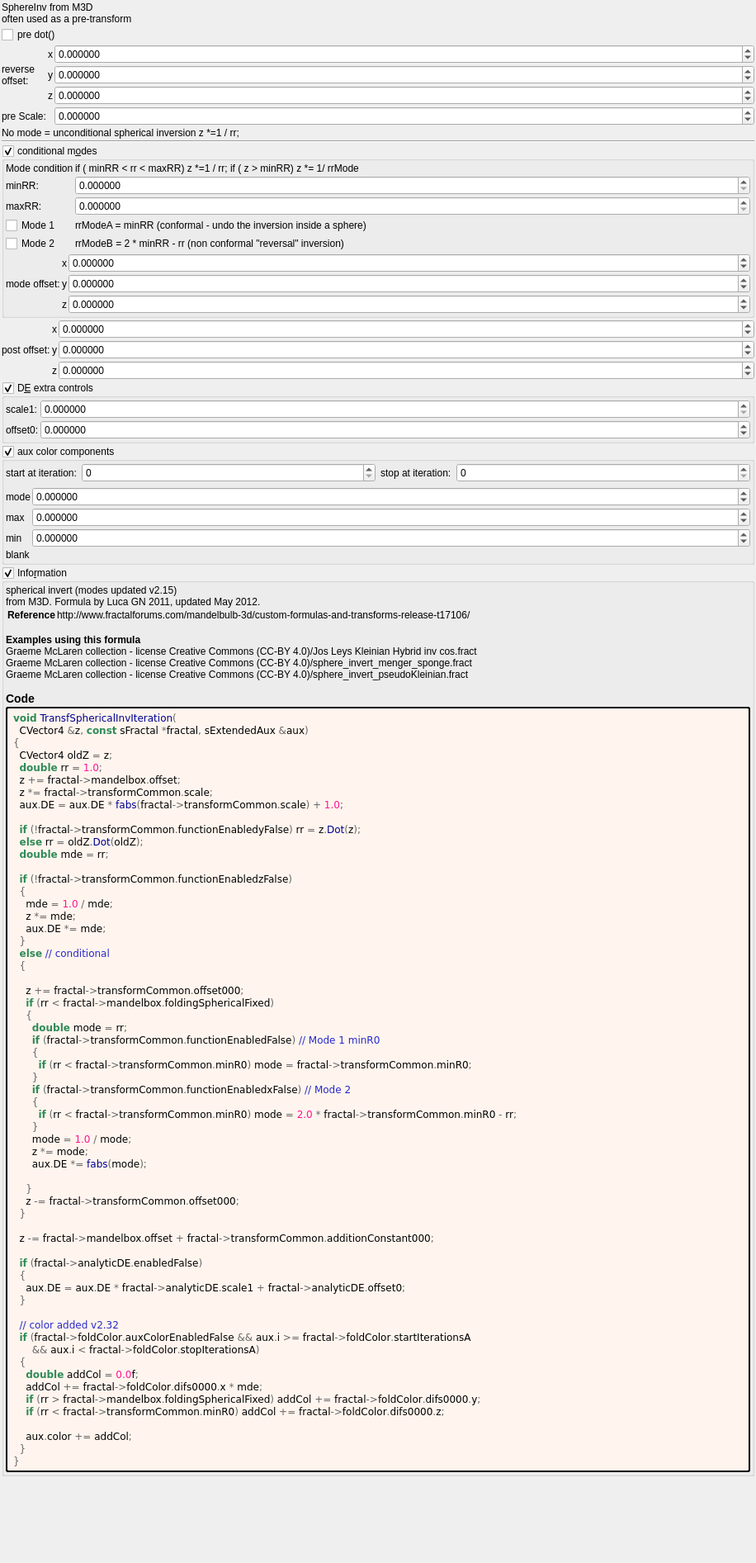
<?xml version="1.0" encoding="UTF-8"?>
<ui version="4.0">
 <class>transf_spherical_inv</class>
 <widget class="QWidget" name="Form">
  <property name="geometry">
   <rect>
    <x>0</x>
    <y>0</y>
    <width>916</width>
    <height>1893</height>
   </rect>
  </property>
  <property name="windowTitle">
   <string notr="true">transf_spherical_inv</string>
  </property>
  <layout class="QVBoxLayout" name="verticalLayout">
   <property name="spacing">
    <number>2</number>
   </property>
   <property name="leftMargin">
    <number>2</number>
   </property>
   <property name="topMargin">
    <number>2</number>
   </property>
   <property name="rightMargin">
    <number>2</number>
   </property>
   <property name="bottomMargin">
    <number>2</number>
   </property>
   <item>
    <widget class="QLabel" name="label_17">
     <property name="text">
      <string>SphereInv from M3D
often used as a pre-transform</string>
     </property>
    </widget>
   </item>
   <item>
    <widget class="MyCheckBox" name="checkBox_transf_function_enabledy_false">
     <property name="text">
      <string>pre dot()</string>
     </property>
    </widget>
   </item>
   <item>
    <layout class="QGridLayout" name="gridLayout_16" columnstretch="0,0,1">
     <property name="spacing">
      <number>2</number>
     </property>
     <item row="3" column="2">
      <widget class="MyDoubleSpinBox" name="spinbox_transf_scale">
       <property name="sizePolicy">
        <sizepolicy hsizetype="Minimum" vsizetype="Maximum">
         <horstretch>0</horstretch>
         <verstretch>0</verstretch>
        </sizepolicy>
       </property>
       <property name="prefix">
        <string/>
       </property>
       <property name="suffix">
        <string/>
       </property>
       <property name="decimals">
        <number>6</number>
       </property>
       <property name="minimum">
        <double>-100000.000000000000000</double>
       </property>
       <property name="maximum">
        <double>100000.000000000000000</double>
       </property>
       <property name="singleStep">
        <double>0.100000000000000</double>
       </property>
      </widget>
     </item>
     <item row="0" column="0" rowspan="3">
      <widget class="QLabel" name="label_15">
       <property name="text">
        <string>reverse
offset:</string>
       </property>
      </widget>
     </item>
     <item row="2" column="1">
      <widget class="QLabel" name="label_117">
       <property name="sizePolicy">
        <sizepolicy hsizetype="Preferred" vsizetype="Preferred">
         <horstretch>0</horstretch>
         <verstretch>0</verstretch>
        </sizepolicy>
       </property>
       <property name="text">
        <string notr="true">z</string>
       </property>
       <property name="alignment">
        <set>Qt::AlignRight|Qt::AlignTrailing|Qt::AlignVCenter</set>
       </property>
      </widget>
     </item>
     <item row="3" column="0">
      <widget class="QLabel" name="label_18">
       <property name="text">
        <string>pre Scale:</string>
       </property>
      </widget>
     </item>
     <item row="0" column="1">
      <widget class="QLabel" name="label_115">
       <property name="sizePolicy">
        <sizepolicy hsizetype="Preferred" vsizetype="Preferred">
         <horstretch>0</horstretch>
         <verstretch>0</verstretch>
        </sizepolicy>
       </property>
       <property name="text">
        <string notr="true">x</string>
       </property>
       <property name="alignment">
        <set>Qt::AlignRight|Qt::AlignTrailing|Qt::AlignVCenter</set>
       </property>
      </widget>
     </item>
     <item row="0" column="2">
      <widget class="MyDoubleSpinBox" name="spinbox3_mandelbox_offset_x">
       <property name="sizePolicy">
        <sizepolicy hsizetype="Minimum" vsizetype="Maximum">
         <horstretch>0</horstretch>
         <verstretch>0</verstretch>
        </sizepolicy>
       </property>
       <property name="prefix">
        <string/>
       </property>
       <property name="suffix">
        <string/>
       </property>
       <property name="decimals">
        <number>6</number>
       </property>
       <property name="minimum">
        <double>-100.000000000000000</double>
       </property>
       <property name="maximum">
        <double>100.000000000000000</double>
       </property>
       <property name="singleStep">
        <double>0.100000000000000</double>
       </property>
      </widget>
     </item>
     <item row="1" column="1">
      <widget class="QLabel" name="label_116">
       <property name="sizePolicy">
        <sizepolicy hsizetype="Preferred" vsizetype="Preferred">
         <horstretch>0</horstretch>
         <verstretch>0</verstretch>
        </sizepolicy>
       </property>
       <property name="text">
        <string notr="true">y</string>
       </property>
       <property name="alignment">
        <set>Qt::AlignRight|Qt::AlignTrailing|Qt::AlignVCenter</set>
       </property>
      </widget>
     </item>
     <item row="2" column="2">
      <widget class="MyDoubleSpinBox" name="spinbox3_mandelbox_offset_z">
       <property name="sizePolicy">
        <sizepolicy hsizetype="Minimum" vsizetype="Maximum">
         <horstretch>0</horstretch>
         <verstretch>0</verstretch>
        </sizepolicy>
       </property>
       <property name="prefix">
        <string/>
       </property>
       <property name="suffix">
        <string/>
       </property>
       <property name="decimals">
        <number>6</number>
       </property>
       <property name="minimum">
        <double>-100.000000000000000</double>
       </property>
       <property name="maximum">
        <double>100.000000000000000</double>
       </property>
       <property name="singleStep">
        <double>0.100000000000000</double>
       </property>
      </widget>
     </item>
     <item row="1" column="2">
      <widget class="MyDoubleSpinBox" name="spinbox3_mandelbox_offset_y">
       <property name="sizePolicy">
        <sizepolicy hsizetype="Minimum" vsizetype="Maximum">
         <horstretch>0</horstretch>
         <verstretch>0</verstretch>
        </sizepolicy>
       </property>
       <property name="prefix">
        <string/>
       </property>
       <property name="suffix">
        <string/>
       </property>
       <property name="decimals">
        <number>6</number>
       </property>
       <property name="minimum">
        <double>-100.000000000000000</double>
       </property>
       <property name="maximum">
        <double>100.000000000000000</double>
       </property>
       <property name="singleStep">
        <double>0.100000000000000</double>
       </property>
      </widget>
     </item>
    </layout>
   </item>
   <item>
    <widget class="QLabel" name="label_19">
     <property name="text">
      <string>No mode = unconditional spherical inversion z *=1 / rr;</string>
     </property>
    </widget>
   </item>
   <item>
    <widget class="Line" name="line_23">
     <property name="orientation">
      <enum>Qt::Horizontal</enum>
     </property>
    </widget>
   </item>
   <item>
    <widget class="MyGroupBox" name="groupCheck_transf_function_enabledz_false">
     <property name="toolTip">
      <string>&lt;html&gt;&lt;head/&gt;&lt;body&gt;&lt;p&gt;Adjusts the DE every time this slot is iterated.&lt;/p&gt;&lt;p&gt;The aim is to keep these parameters as low as possible.&lt;/p&gt;&lt;p&gt;High values improve the DE, but detail is lost.&lt;/p&gt;&lt;p&gt;Occasionally a negative Offset value is used. &lt;/p&gt;&lt;/body&gt;&lt;/html&gt;</string>
     </property>
     <property name="title">
      <string>conditional m&amp;odes</string>
     </property>
     <property name="checkable">
      <bool>true</bool>
     </property>
     <layout class="QVBoxLayout" name="verticalLayout_14" stretch="0,0">
      <property name="spacing">
       <number>2</number>
      </property>
      <property name="leftMargin">
       <number>2</number>
      </property>
      <property name="topMargin">
       <number>2</number>
      </property>
      <property name="rightMargin">
       <number>2</number>
      </property>
      <property name="bottomMargin">
       <number>2</number>
      </property>
      <item>
       <layout class="QGridLayout" name="gridLayout_28" columnstretch="0,0,1">
        <property name="spacing">
         <number>2</number>
        </property>
        <item row="4" column="1">
         <widget class="MyCheckBox" name="checkBox_transf_function_enabledx_false">
          <property name="text">
           <string>Mode 2</string>
          </property>
         </widget>
        </item>
        <item row="0" column="2">
         <widget class="QLabel" name="label_22">
          <property name="text">
           <string>if (  minRR  &lt; rr &lt; maxRR)  z *=1 / rr;
if ( z &gt; minRR) z *= 1/  rrMode</string>
          </property>
         </widget>
        </item>
        <item row="1" column="2">
         <widget class="MyDoubleSpinBox" name="spinbox_transf_minimum_radius_0">
          <property name="sizePolicy">
           <sizepolicy hsizetype="Minimum" vsizetype="Maximum">
            <horstretch>0</horstretch>
            <verstretch>0</verstretch>
           </sizepolicy>
          </property>
          <property name="prefix">
           <string/>
          </property>
          <property name="suffix">
           <string/>
          </property>
          <property name="decimals">
           <number>6</number>
          </property>
          <property name="minimum">
           <double>0.000000000000000</double>
          </property>
          <property name="maximum">
           <double>999.999000000000024</double>
          </property>
          <property name="singleStep">
           <double>0.100000000000000</double>
          </property>
         </widget>
        </item>
        <item row="1" column="1">
         <widget class="QLabel" name="label_47">
          <property name="text">
           <string>minRR:</string>
          </property>
         </widget>
        </item>
        <item row="0" column="1">
         <widget class="QLabel" name="label_23">
          <property name="text">
           <string>Mode condition</string>
          </property>
         </widget>
        </item>
        <item row="2" column="2">
         <widget class="MyDoubleSpinBox" name="spinbox_mandelbox_folding_fixed_radius">
          <property name="sizePolicy">
           <sizepolicy hsizetype="Minimum" vsizetype="Maximum">
            <horstretch>0</horstretch>
            <verstretch>0</verstretch>
           </sizepolicy>
          </property>
          <property name="prefix">
           <string/>
          </property>
          <property name="suffix">
           <string/>
          </property>
          <property name="decimals">
           <number>6</number>
          </property>
          <property name="minimum">
           <double>0.000000000000000</double>
          </property>
          <property name="maximum">
           <double>999.999000000000024</double>
          </property>
          <property name="singleStep">
           <double>0.100000000000000</double>
          </property>
         </widget>
        </item>
        <item row="3" column="2">
         <widget class="QLabel" name="label_21">
          <property name="text">
           <string>rrModeA = minRR (conformal - undo the inversion inside a sphere)</string>
          </property>
          <property name="wordWrap">
           <bool>true</bool>
          </property>
         </widget>
        </item>
        <item row="2" column="1">
         <widget class="QLabel" name="label_16">
          <property name="text">
           <string>maxRR:</string>
          </property>
         </widget>
        </item>
        <item row="4" column="2">
         <widget class="QLabel" name="label_48">
          <property name="text">
           <string>rrModeB = 2 * minRR - rr (non conformal &quot;reversal&quot; inversion)</string>
          </property>
          <property name="wordWrap">
           <bool>true</bool>
          </property>
         </widget>
        </item>
        <item row="3" column="1">
         <widget class="MyCheckBox" name="checkBox_transf_function_enabled_false">
          <property name="text">
           <string>Mode 1</string>
          </property>
         </widget>
        </item>
       </layout>
      </item>
      <item>
       <layout class="QGridLayout" name="gridLayout_35" columnstretch="0,0,1">
        <property name="spacing">
         <number>2</number>
        </property>
        <item row="0" column="1">
         <widget class="QLabel" name="label_125">
          <property name="text">
           <string notr="true">x</string>
          </property>
         </widget>
        </item>
        <item row="0" column="2">
         <widget class="MyDoubleSpinBox" name="spinbox3_transf_offset_000_x">
          <property name="sizePolicy">
           <sizepolicy hsizetype="Minimum" vsizetype="Maximum">
            <horstretch>0</horstretch>
            <verstretch>0</verstretch>
           </sizepolicy>
          </property>
          <property name="prefix">
           <string/>
          </property>
          <property name="suffix">
           <string/>
          </property>
          <property name="decimals">
           <number>6</number>
          </property>
          <property name="minimum">
           <double>-99.989999999999995</double>
          </property>
          <property name="maximum">
           <double>99.989999999999995</double>
          </property>
          <property name="singleStep">
           <double>0.100000000000000</double>
          </property>
         </widget>
        </item>
        <item row="1" column="1">
         <widget class="QLabel" name="label_124">
          <property name="text">
           <string notr="true">y</string>
          </property>
         </widget>
        </item>
        <item row="2" column="2">
         <widget class="MyDoubleSpinBox" name="spinbox3_transf_offset_000_z">
          <property name="sizePolicy">
           <sizepolicy hsizetype="Minimum" vsizetype="Maximum">
            <horstretch>0</horstretch>
            <verstretch>0</verstretch>
           </sizepolicy>
          </property>
          <property name="prefix">
           <string/>
          </property>
          <property name="suffix">
           <string/>
          </property>
          <property name="decimals">
           <number>6</number>
          </property>
          <property name="minimum">
           <double>-99.989999999999995</double>
          </property>
          <property name="maximum">
           <double>99.989999999999995</double>
          </property>
          <property name="singleStep">
           <double>0.100000000000000</double>
          </property>
         </widget>
        </item>
        <item row="2" column="1">
         <widget class="QLabel" name="label_126">
          <property name="text">
           <string notr="true">z</string>
          </property>
         </widget>
        </item>
        <item row="1" column="2">
         <widget class="MyDoubleSpinBox" name="spinbox3_transf_offset_000_y">
          <property name="sizePolicy">
           <sizepolicy hsizetype="Minimum" vsizetype="Maximum">
            <horstretch>0</horstretch>
            <verstretch>0</verstretch>
           </sizepolicy>
          </property>
          <property name="prefix">
           <string/>
          </property>
          <property name="suffix">
           <string/>
          </property>
          <property name="decimals">
           <number>6</number>
          </property>
          <property name="minimum">
           <double>-99.989999999999995</double>
          </property>
          <property name="maximum">
           <double>99.989999999999995</double>
          </property>
          <property name="singleStep">
           <double>0.100000000000000</double>
          </property>
         </widget>
        </item>
        <item row="1" column="0">
         <widget class="QLabel" name="label_257">
          <property name="text">
           <string>mode offset:</string>
          </property>
         </widget>
        </item>
       </layout>
      </item>
     </layout>
    </widget>
   </item>
   <item>
    <layout class="QGridLayout" name="gridLayout_34" columnstretch="0,0,1">
     <property name="spacing">
      <number>2</number>
     </property>
     <item row="1" column="0">
      <widget class="QLabel" name="label_256">
       <property name="text">
        <string>post offset:</string>
       </property>
      </widget>
     </item>
     <item row="1" column="1">
      <widget class="QLabel" name="label_122">
       <property name="text">
        <string notr="true">y</string>
       </property>
      </widget>
     </item>
     <item row="0" column="1">
      <widget class="QLabel" name="label_121">
       <property name="text">
        <string notr="true">x</string>
       </property>
      </widget>
     </item>
     <item row="0" column="2">
      <widget class="MyDoubleSpinBox" name="spinbox3_transf_addition_constant_x">
       <property name="sizePolicy">
        <sizepolicy hsizetype="Minimum" vsizetype="Maximum">
         <horstretch>0</horstretch>
         <verstretch>0</verstretch>
        </sizepolicy>
       </property>
       <property name="prefix">
        <string/>
       </property>
       <property name="suffix">
        <string/>
       </property>
       <property name="decimals">
        <number>6</number>
       </property>
       <property name="minimum">
        <double>-99.989999999999995</double>
       </property>
       <property name="maximum">
        <double>99.989999999999995</double>
       </property>
       <property name="singleStep">
        <double>0.100000000000000</double>
       </property>
      </widget>
     </item>
     <item row="1" column="2">
      <widget class="MyDoubleSpinBox" name="spinbox3_transf_addition_constant_y">
       <property name="sizePolicy">
        <sizepolicy hsizetype="Minimum" vsizetype="Maximum">
         <horstretch>0</horstretch>
         <verstretch>0</verstretch>
        </sizepolicy>
       </property>
       <property name="prefix">
        <string/>
       </property>
       <property name="suffix">
        <string/>
       </property>
       <property name="decimals">
        <number>6</number>
       </property>
       <property name="minimum">
        <double>-99.989999999999995</double>
       </property>
       <property name="maximum">
        <double>99.989999999999995</double>
       </property>
       <property name="singleStep">
        <double>0.100000000000000</double>
       </property>
      </widget>
     </item>
     <item row="2" column="2">
      <widget class="MyDoubleSpinBox" name="spinbox3_transf_addition_constant_z">
       <property name="sizePolicy">
        <sizepolicy hsizetype="Minimum" vsizetype="Maximum">
         <horstretch>0</horstretch>
         <verstretch>0</verstretch>
        </sizepolicy>
       </property>
       <property name="prefix">
        <string/>
       </property>
       <property name="suffix">
        <string/>
       </property>
       <property name="decimals">
        <number>6</number>
       </property>
       <property name="minimum">
        <double>-99.989999999999995</double>
       </property>
       <property name="maximum">
        <double>99.989999999999995</double>
       </property>
       <property name="singleStep">
        <double>0.100000000000000</double>
       </property>
      </widget>
     </item>
     <item row="2" column="1">
      <widget class="QLabel" name="label_123">
       <property name="text">
        <string notr="true">z</string>
       </property>
      </widget>
     </item>
    </layout>
   </item>
   <item>
    <widget class="MyGroupBox" name="groupCheck_analyticDE_enabled_false">
     <property name="toolTip">
      <string>&lt;html&gt;&lt;head/&gt;&lt;body&gt;&lt;p&gt;Adjusts the DE every time this slot is iterated.&lt;/p&gt;&lt;p&gt;The aim is to keep these parameters as low as possible.&lt;/p&gt;&lt;p&gt;High values improve the DE, but detail is lost.&lt;/p&gt;&lt;p&gt;Occasionally a negative Offset value is used. &lt;/p&gt;&lt;/body&gt;&lt;/html&gt;</string>
     </property>
     <property name="title">
      <string>D&amp;E extra controls</string>
     </property>
     <property name="checkable">
      <bool>true</bool>
     </property>
     <layout class="QVBoxLayout" name="verticalLayout_13" stretch="0">
      <property name="spacing">
       <number>2</number>
      </property>
      <property name="leftMargin">
       <number>2</number>
      </property>
      <property name="topMargin">
       <number>2</number>
      </property>
      <property name="rightMargin">
       <number>2</number>
      </property>
      <property name="bottomMargin">
       <number>2</number>
      </property>
      <item>
       <layout class="QGridLayout" name="gridLayout_27" columnstretch="0,0,1">
        <property name="spacing">
         <number>2</number>
        </property>
        <item row="1" column="1">
         <widget class="QLabel" name="label_177">
          <property name="text">
           <string>offset0:</string>
          </property>
         </widget>
        </item>
        <item row="1" column="2">
         <widget class="MyDoubleSpinBox" name="spinbox_analyticDE_offset_0">
          <property name="sizePolicy">
           <sizepolicy hsizetype="Minimum" vsizetype="Maximum">
            <horstretch>0</horstretch>
            <verstretch>0</verstretch>
           </sizepolicy>
          </property>
          <property name="prefix">
           <string/>
          </property>
          <property name="suffix">
           <string/>
          </property>
          <property name="decimals">
           <number>6</number>
          </property>
          <property name="minimum">
           <double>-99.989999999999995</double>
          </property>
          <property name="maximum">
           <double>99.989999999999995</double>
          </property>
          <property name="singleStep">
           <double>0.100000000000000</double>
          </property>
         </widget>
        </item>
        <item row="0" column="2">
         <widget class="MyDoubleSpinBox" name="spinbox_analyticDE_scale_1">
          <property name="sizePolicy">
           <sizepolicy hsizetype="Minimum" vsizetype="Maximum">
            <horstretch>0</horstretch>
            <verstretch>0</verstretch>
           </sizepolicy>
          </property>
          <property name="prefix">
           <string/>
          </property>
          <property name="suffix">
           <string/>
          </property>
          <property name="decimals">
           <number>6</number>
          </property>
          <property name="minimum">
           <double>0.000000000000000</double>
          </property>
          <property name="maximum">
           <double>99.989999999999995</double>
          </property>
          <property name="singleStep">
           <double>0.100000000000000</double>
          </property>
         </widget>
        </item>
        <item row="0" column="1">
         <widget class="QLabel" name="label_182">
          <property name="text">
           <string>scale1:</string>
          </property>
         </widget>
        </item>
       </layout>
      </item>
     </layout>
    </widget>
   </item>
   <item>
    <widget class="MyGroupBox" name="groupCheck_fold_color_aux_color_enabled_false">
     <property name="title">
      <string>aux color components</string>
     </property>
     <property name="checkable">
      <bool>true</bool>
     </property>
     <layout class="QVBoxLayout" name="verticalLayout_10">
      <property name="leftMargin">
       <number>2</number>
      </property>
      <property name="topMargin">
       <number>2</number>
      </property>
      <property name="rightMargin">
       <number>2</number>
      </property>
      <property name="bottomMargin">
       <number>2</number>
      </property>
      <item>
       <layout class="QHBoxLayout" name="horizontalLayout_26" stretch="0,1,0,1">
        <item>
         <widget class="QLabel" name="label_105">
          <property name="text">
           <string>start at iteration:</string>
          </property>
         </widget>
        </item>
        <item>
         <widget class="MySpinBox" name="spinboxInt_fold_color_start_iterations_A">
          <property name="sizePolicy">
           <sizepolicy hsizetype="Minimum" vsizetype="Maximum">
            <horstretch>0</horstretch>
            <verstretch>0</verstretch>
           </sizepolicy>
          </property>
          <property name="minimum">
           <number>0</number>
          </property>
          <property name="maximum">
           <number>999</number>
          </property>
          <property name="value">
           <number>0</number>
          </property>
         </widget>
        </item>
        <item>
         <widget class="QLabel" name="label_81">
          <property name="text">
           <string>stop at iteration:</string>
          </property>
         </widget>
        </item>
        <item>
         <widget class="MySpinBox" name="spinboxInt_fold_color_stop_iterations_A">
          <property name="sizePolicy">
           <sizepolicy hsizetype="Preferred" vsizetype="Maximum">
            <horstretch>0</horstretch>
            <verstretch>0</verstretch>
           </sizepolicy>
          </property>
          <property name="maximum">
           <number>999</number>
          </property>
         </widget>
        </item>
       </layout>
      </item>
      <item>
       <layout class="QGridLayout" name="gridLayout_18" columnstretch="0,1">
        <property name="spacing">
         <number>2</number>
        </property>
        <item row="0" column="1">
         <widget class="MyDoubleSpinBox" name="spinbox4_fold_color_difs_0000_x">
          <property name="sizePolicy">
           <sizepolicy hsizetype="Minimum" vsizetype="Maximum">
            <horstretch>0</horstretch>
            <verstretch>0</verstretch>
           </sizepolicy>
          </property>
          <property name="prefix">
           <string/>
          </property>
          <property name="suffix">
           <string/>
          </property>
          <property name="decimals">
           <number>6</number>
          </property>
          <property name="minimum">
           <double>-100.000000000000000</double>
          </property>
          <property name="maximum">
           <double>100.000000000000000</double>
          </property>
          <property name="singleStep">
           <double>0.100000000000000</double>
          </property>
         </widget>
        </item>
        <item row="1" column="1">
         <widget class="MyDoubleSpinBox" name="spinbox4_fold_color_difs_0000_y">
          <property name="sizePolicy">
           <sizepolicy hsizetype="Minimum" vsizetype="Maximum">
            <horstretch>0</horstretch>
            <verstretch>0</verstretch>
           </sizepolicy>
          </property>
          <property name="prefix">
           <string/>
          </property>
          <property name="suffix">
           <string/>
          </property>
          <property name="decimals">
           <number>6</number>
          </property>
          <property name="minimum">
           <double>-100.000000000000000</double>
          </property>
          <property name="maximum">
           <double>100.000000000000000</double>
          </property>
          <property name="singleStep">
           <double>0.100000000000000</double>
          </property>
         </widget>
        </item>
        <item row="1" column="0">
         <widget class="QLabel" name="label_39">
          <property name="text">
           <string>max</string>
          </property>
         </widget>
        </item>
        <item row="0" column="0">
         <widget class="QLabel" name="label_31">
          <property name="text">
           <string>mode</string>
          </property>
         </widget>
        </item>
        <item row="2" column="1">
         <widget class="MyDoubleSpinBox" name="spinbox4_fold_color_difs_0000_z">
          <property name="sizePolicy">
           <sizepolicy hsizetype="Minimum" vsizetype="Maximum">
            <horstretch>0</horstretch>
            <verstretch>0</verstretch>
           </sizepolicy>
          </property>
          <property name="prefix">
           <string/>
          </property>
          <property name="suffix">
           <string/>
          </property>
          <property name="decimals">
           <number>6</number>
          </property>
          <property name="minimum">
           <double>-100.000000000000000</double>
          </property>
          <property name="maximum">
           <double>100.000000000000000</double>
          </property>
          <property name="singleStep">
           <double>0.100000000000000</double>
          </property>
         </widget>
        </item>
        <item row="3" column="0">
         <widget class="QLabel" name="label_32">
          <property name="text">
           <string>blank</string>
          </property>
         </widget>
        </item>
        <item row="2" column="0">
         <widget class="QLabel" name="label_33">
          <property name="text">
           <string>min</string>
          </property>
         </widget>
        </item>
       </layout>
      </item>
     </layout>
    </widget>
   </item>
   <item>
    <widget class="MyGroupBox" name="groupCheck_info">
     <property name="title">
      <string>Info&amp;rmation</string>
     </property>
     <property name="flat">
      <bool>false</bool>
     </property>
     <property name="checkable">
      <bool>true</bool>
     </property>
     <layout class="QVBoxLayout" name="verticalLayout_2">
      <property name="spacing">
       <number>2</number>
      </property>
      <property name="leftMargin">
       <number>2</number>
      </property>
      <property name="topMargin">
       <number>2</number>
      </property>
      <property name="rightMargin">
       <number>2</number>
      </property>
      <property name="bottomMargin">
       <number>2</number>
      </property>
      <item>
       <widget class="QLabel" name="label_information_general">
        <property name="text">
         <string notr="true">&lt;p&gt;spherical invert (modes updated v2.15)&lt;br&gt;from M3D. Formula by Luca GN 2011, updated May 2012.&lt;/p&gt;&lt;table&gt;
&lt;tr&gt;&lt;th&gt;Reference&lt;/th&gt;&lt;td&gt;http://www.fractalforums.com/mandelbulb-3d/custom-formulas-and-transforms-release-t17106/&lt;br&gt;
&lt;/td&gt;&lt;/tr&gt;
&lt;/table&gt;
&lt;br&gt;&lt;b&gt;Examples using this formula&lt;/b&gt;&lt;br&gt;Graeme McLaren  collection - license Creative Commons  (CC-BY 4.0)/Jos Leys Kleinian Hybrid inv cos.fract&lt;br&gt;Graeme McLaren  collection - license Creative Commons  (CC-BY 4.0)/sphere_invert_menger_sponge.fract&lt;br&gt;Graeme McLaren  collection - license Creative Commons  (CC-BY 4.0)/sphere_invert_pseudoKleinian.fract&lt;h3&gt;Code&lt;/h3&gt;</string>
        </property>
        <property name="wordWrap">
         <bool>true</bool>
        </property>
        <property name="openExternalLinks">
         <bool>true</bool>
        </property>
        <property name="textInteractionFlags">
         <set>Qt::LinksAccessibleByMouse|Qt::TextSelectableByMouse</set>
        </property>
       </widget>
      </item>
      <item>
       <widget class="QLabel" name="label_code_content">
        <property name="styleSheet">
         <string notr="true">border-style: outset; border-width: 2px; border-radius: 3px; border-color: black; background-color: #fff5ee; padding: 4px;</string>
        </property>
        <property name="text">
         <string notr="true">&lt;body style=&quot;background-color:#fff5ee&quot;&gt;
&lt;pre style=&quot;color:#000000; background-color:#fff5ee;  font-family:&#039;Courier New&#039;,monospace;white-space: pre-wrap;&quot;&gt;&lt;span style=&quot;color:#2e8b57; font-weight:bold&quot;&gt;void&lt;/span&gt; &lt;span style=&quot;color:#00008f&quot;&gt;TransfSphericalInvIteration&lt;/span&gt;&lt;span style=&quot;color:#676767&quot;&gt;(&lt;/span&gt;
  CVector4 &lt;span style=&quot;color:#676767&quot;&gt;&amp;amp;&lt;/span&gt;z&lt;span style=&quot;color:#676767&quot;&gt;,&lt;/span&gt; &lt;span style=&quot;color:#2e8b57; font-weight:bold&quot;&gt;const&lt;/span&gt; sFractal &lt;span style=&quot;color:#676767&quot;&gt;*&lt;/span&gt;fractal&lt;span style=&quot;color:#676767&quot;&gt;,&lt;/span&gt; sExtendedAux &lt;span style=&quot;color:#676767&quot;&gt;&amp;amp;&lt;/span&gt;aux&lt;span style=&quot;color:#676767&quot;&gt;)&lt;/span&gt;
&lt;span style=&quot;color:#676767&quot;&gt;{&lt;/span&gt;
  CVector4 oldZ &lt;span style=&quot;color:#676767&quot;&gt;=&lt;/span&gt; z&lt;span style=&quot;color:#676767&quot;&gt;;&lt;/span&gt;
  &lt;span style=&quot;color:#2e8b57; font-weight:bold&quot;&gt;double&lt;/span&gt; rr &lt;span style=&quot;color:#676767&quot;&gt;=&lt;/span&gt; &lt;span style=&quot;color:#ff1493&quot;&gt;1.0&lt;/span&gt;&lt;span style=&quot;color:#676767&quot;&gt;;&lt;/span&gt;
  z &lt;span style=&quot;color:#676767&quot;&gt;+=&lt;/span&gt; fractal&lt;span style=&quot;color:#676767&quot;&gt;-&amp;gt;&lt;/span&gt;mandelbox&lt;span style=&quot;color:#676767&quot;&gt;.&lt;/span&gt;offset&lt;span style=&quot;color:#676767&quot;&gt;;&lt;/span&gt;
  z &lt;span style=&quot;color:#676767&quot;&gt;*=&lt;/span&gt; fractal&lt;span style=&quot;color:#676767&quot;&gt;-&amp;gt;&lt;/span&gt;transformCommon&lt;span style=&quot;color:#676767&quot;&gt;.&lt;/span&gt;scale&lt;span style=&quot;color:#676767&quot;&gt;;&lt;/span&gt;
  aux&lt;span style=&quot;color:#676767&quot;&gt;.&lt;/span&gt;DE &lt;span style=&quot;color:#676767&quot;&gt;=&lt;/span&gt; aux&lt;span style=&quot;color:#676767&quot;&gt;.&lt;/span&gt;DE &lt;span style=&quot;color:#676767&quot;&gt;*&lt;/span&gt; &lt;span style=&quot;color:#00008f&quot;&gt;fabs&lt;/span&gt;&lt;span style=&quot;color:#676767&quot;&gt;(&lt;/span&gt;fractal&lt;span style=&quot;color:#676767&quot;&gt;-&amp;gt;&lt;/span&gt;transformCommon&lt;span style=&quot;color:#676767&quot;&gt;.&lt;/span&gt;scale&lt;span style=&quot;color:#676767&quot;&gt;) +&lt;/span&gt; &lt;span style=&quot;color:#ff1493&quot;&gt;1.0&lt;/span&gt;&lt;span style=&quot;color:#676767&quot;&gt;;&lt;/span&gt;

  &lt;span style=&quot;color:#2e8b57; font-weight:bold&quot;&gt;if&lt;/span&gt; &lt;span style=&quot;color:#676767&quot;&gt;(!&lt;/span&gt;fractal&lt;span style=&quot;color:#676767&quot;&gt;-&amp;gt;&lt;/span&gt;transformCommon&lt;span style=&quot;color:#676767&quot;&gt;.&lt;/span&gt;functionEnabledyFalse&lt;span style=&quot;color:#676767&quot;&gt;)&lt;/span&gt; rr &lt;span style=&quot;color:#676767&quot;&gt;=&lt;/span&gt; z&lt;span style=&quot;color:#676767&quot;&gt;.&lt;/span&gt;&lt;span style=&quot;color:#00008f&quot;&gt;Dot&lt;/span&gt;&lt;span style=&quot;color:#676767&quot;&gt;(&lt;/span&gt;z&lt;span style=&quot;color:#676767&quot;&gt;);&lt;/span&gt;
  &lt;span style=&quot;color:#2e8b57; font-weight:bold&quot;&gt;else&lt;/span&gt; rr &lt;span style=&quot;color:#676767&quot;&gt;=&lt;/span&gt; oldZ&lt;span style=&quot;color:#676767&quot;&gt;.&lt;/span&gt;&lt;span style=&quot;color:#00008f&quot;&gt;Dot&lt;/span&gt;&lt;span style=&quot;color:#676767&quot;&gt;(&lt;/span&gt;oldZ&lt;span style=&quot;color:#676767&quot;&gt;);&lt;/span&gt;
  &lt;span style=&quot;color:#2e8b57; font-weight:bold&quot;&gt;double&lt;/span&gt; mde &lt;span style=&quot;color:#676767&quot;&gt;=&lt;/span&gt; rr&lt;span style=&quot;color:#676767&quot;&gt;;&lt;/span&gt;

  &lt;span style=&quot;color:#2e8b57; font-weight:bold&quot;&gt;if&lt;/span&gt; &lt;span style=&quot;color:#676767&quot;&gt;(!&lt;/span&gt;fractal&lt;span style=&quot;color:#676767&quot;&gt;-&amp;gt;&lt;/span&gt;transformCommon&lt;span style=&quot;color:#676767&quot;&gt;.&lt;/span&gt;functionEnabledzFalse&lt;span style=&quot;color:#676767&quot;&gt;)&lt;/span&gt;
  &lt;span style=&quot;color:#676767&quot;&gt;{&lt;/span&gt;
    mde &lt;span style=&quot;color:#676767&quot;&gt;=&lt;/span&gt; &lt;span style=&quot;color:#ff1493&quot;&gt;1.0&lt;/span&gt; &lt;span style=&quot;color:#676767&quot;&gt;/&lt;/span&gt; mde&lt;span style=&quot;color:#676767&quot;&gt;;&lt;/span&gt;
    z &lt;span style=&quot;color:#676767&quot;&gt;*=&lt;/span&gt; mde&lt;span style=&quot;color:#676767&quot;&gt;;&lt;/span&gt;
    aux&lt;span style=&quot;color:#676767&quot;&gt;.&lt;/span&gt;DE &lt;span style=&quot;color:#676767&quot;&gt;*=&lt;/span&gt; mde&lt;span style=&quot;color:#676767&quot;&gt;;&lt;/span&gt;
  &lt;span style=&quot;color:#676767&quot;&gt;}&lt;/span&gt;
  &lt;span style=&quot;color:#2e8b57; font-weight:bold&quot;&gt;else&lt;/span&gt; &lt;span style=&quot;color:#2929cc&quot;&gt;// conditional&lt;/span&gt;
  &lt;span style=&quot;color:#676767&quot;&gt;{&lt;/span&gt;

    z &lt;span style=&quot;color:#676767&quot;&gt;+=&lt;/span&gt; fractal&lt;span style=&quot;color:#676767&quot;&gt;-&amp;gt;&lt;/span&gt;transformCommon&lt;span style=&quot;color:#676767&quot;&gt;.&lt;/span&gt;offset000&lt;span style=&quot;color:#676767&quot;&gt;;&lt;/span&gt;
    &lt;span style=&quot;color:#2e8b57; font-weight:bold&quot;&gt;if&lt;/span&gt; &lt;span style=&quot;color:#676767&quot;&gt;(&lt;/span&gt;rr &lt;span style=&quot;color:#676767&quot;&gt;&amp;lt;&lt;/span&gt; fractal&lt;span style=&quot;color:#676767&quot;&gt;-&amp;gt;&lt;/span&gt;mandelbox&lt;span style=&quot;color:#676767&quot;&gt;.&lt;/span&gt;foldingSphericalFixed&lt;span style=&quot;color:#676767&quot;&gt;)&lt;/span&gt;
    &lt;span style=&quot;color:#676767&quot;&gt;{&lt;/span&gt;
      &lt;span style=&quot;color:#2e8b57; font-weight:bold&quot;&gt;double&lt;/span&gt; mode &lt;span style=&quot;color:#676767&quot;&gt;=&lt;/span&gt; rr&lt;span style=&quot;color:#676767&quot;&gt;;&lt;/span&gt;
      &lt;span style=&quot;color:#2e8b57; font-weight:bold&quot;&gt;if&lt;/span&gt; &lt;span style=&quot;color:#676767&quot;&gt;(&lt;/span&gt;fractal&lt;span style=&quot;color:#676767&quot;&gt;-&amp;gt;&lt;/span&gt;transformCommon&lt;span style=&quot;color:#676767&quot;&gt;.&lt;/span&gt;functionEnabledFalse&lt;span style=&quot;color:#676767&quot;&gt;)&lt;/span&gt; &lt;span style=&quot;color:#2929cc&quot;&gt;// Mode 1 minR0&lt;/span&gt;
      &lt;span style=&quot;color:#676767&quot;&gt;{&lt;/span&gt;
        &lt;span style=&quot;color:#2e8b57; font-weight:bold&quot;&gt;if&lt;/span&gt; &lt;span style=&quot;color:#676767&quot;&gt;(&lt;/span&gt;rr &lt;span style=&quot;color:#676767&quot;&gt;&amp;lt;&lt;/span&gt; fractal&lt;span style=&quot;color:#676767&quot;&gt;-&amp;gt;&lt;/span&gt;transformCommon&lt;span style=&quot;color:#676767&quot;&gt;.&lt;/span&gt;minR0&lt;span style=&quot;color:#676767&quot;&gt;)&lt;/span&gt; mode &lt;span style=&quot;color:#676767&quot;&gt;=&lt;/span&gt; fractal&lt;span style=&quot;color:#676767&quot;&gt;-&amp;gt;&lt;/span&gt;transformCommon&lt;span style=&quot;color:#676767&quot;&gt;.&lt;/span&gt;minR0&lt;span style=&quot;color:#676767&quot;&gt;;&lt;/span&gt;
      &lt;span style=&quot;color:#676767&quot;&gt;}&lt;/span&gt;
      &lt;span style=&quot;color:#2e8b57; font-weight:bold&quot;&gt;if&lt;/span&gt; &lt;span style=&quot;color:#676767&quot;&gt;(&lt;/span&gt;fractal&lt;span style=&quot;color:#676767&quot;&gt;-&amp;gt;&lt;/span&gt;transformCommon&lt;span style=&quot;color:#676767&quot;&gt;.&lt;/span&gt;functionEnabledxFalse&lt;span style=&quot;color:#676767&quot;&gt;)&lt;/span&gt; &lt;span style=&quot;color:#2929cc&quot;&gt;// Mode 2&lt;/span&gt;
      &lt;span style=&quot;color:#676767&quot;&gt;{&lt;/span&gt;
        &lt;span style=&quot;color:#2e8b57; font-weight:bold&quot;&gt;if&lt;/span&gt; &lt;span style=&quot;color:#676767&quot;&gt;(&lt;/span&gt;rr &lt;span style=&quot;color:#676767&quot;&gt;&amp;lt;&lt;/span&gt; fractal&lt;span style=&quot;color:#676767&quot;&gt;-&amp;gt;&lt;/span&gt;transformCommon&lt;span style=&quot;color:#676767&quot;&gt;.&lt;/span&gt;minR0&lt;span style=&quot;color:#676767&quot;&gt;)&lt;/span&gt; mode &lt;span style=&quot;color:#676767&quot;&gt;=&lt;/span&gt; &lt;span style=&quot;color:#ff1493&quot;&gt;2.0&lt;/span&gt; &lt;span style=&quot;color:#676767&quot;&gt;*&lt;/span&gt; fractal&lt;span style=&quot;color:#676767&quot;&gt;-&amp;gt;&lt;/span&gt;transformCommon&lt;span style=&quot;color:#676767&quot;&gt;.&lt;/span&gt;minR0 &lt;span style=&quot;color:#676767&quot;&gt;-&lt;/span&gt; rr&lt;span style=&quot;color:#676767&quot;&gt;;&lt;/span&gt;
      &lt;span style=&quot;color:#676767&quot;&gt;}&lt;/span&gt;
      mode &lt;span style=&quot;color:#676767&quot;&gt;=&lt;/span&gt; &lt;span style=&quot;color:#ff1493&quot;&gt;1.0&lt;/span&gt; &lt;span style=&quot;color:#676767&quot;&gt;/&lt;/span&gt; mode&lt;span style=&quot;color:#676767&quot;&gt;;&lt;/span&gt;
      z &lt;span style=&quot;color:#676767&quot;&gt;*=&lt;/span&gt; mode&lt;span style=&quot;color:#676767&quot;&gt;;&lt;/span&gt;
      aux&lt;span style=&quot;color:#676767&quot;&gt;.&lt;/span&gt;DE &lt;span style=&quot;color:#676767&quot;&gt;*=&lt;/span&gt; &lt;span style=&quot;color:#00008f&quot;&gt;fabs&lt;/span&gt;&lt;span style=&quot;color:#676767&quot;&gt;(&lt;/span&gt;mode&lt;span style=&quot;color:#676767&quot;&gt;);&lt;/span&gt;

    &lt;span style=&quot;color:#676767&quot;&gt;}&lt;/span&gt;
    z &lt;span style=&quot;color:#676767&quot;&gt;-=&lt;/span&gt; fractal&lt;span style=&quot;color:#676767&quot;&gt;-&amp;gt;&lt;/span&gt;transformCommon&lt;span style=&quot;color:#676767&quot;&gt;.&lt;/span&gt;offset000&lt;span style=&quot;color:#676767&quot;&gt;;&lt;/span&gt;
  &lt;span style=&quot;color:#676767&quot;&gt;}&lt;/span&gt;

  z &lt;span style=&quot;color:#676767&quot;&gt;-=&lt;/span&gt; fractal&lt;span style=&quot;color:#676767&quot;&gt;-&amp;gt;&lt;/span&gt;mandelbox&lt;span style=&quot;color:#676767&quot;&gt;.&lt;/span&gt;offset &lt;span style=&quot;color:#676767&quot;&gt;+&lt;/span&gt; fractal&lt;span style=&quot;color:#676767&quot;&gt;-&amp;gt;&lt;/span&gt;transformCommon&lt;span style=&quot;color:#676767&quot;&gt;.&lt;/span&gt;additionConstant000&lt;span style=&quot;color:#676767&quot;&gt;;&lt;/span&gt;

  &lt;span style=&quot;color:#2e8b57; font-weight:bold&quot;&gt;if&lt;/span&gt; &lt;span style=&quot;color:#676767&quot;&gt;(&lt;/span&gt;fractal&lt;span style=&quot;color:#676767&quot;&gt;-&amp;gt;&lt;/span&gt;analyticDE&lt;span style=&quot;color:#676767&quot;&gt;.&lt;/span&gt;enabledFalse&lt;span style=&quot;color:#676767&quot;&gt;)&lt;/span&gt;
  &lt;span style=&quot;color:#676767&quot;&gt;{&lt;/span&gt;
    aux&lt;span style=&quot;color:#676767&quot;&gt;.&lt;/span&gt;DE &lt;span style=&quot;color:#676767&quot;&gt;=&lt;/span&gt; aux&lt;span style=&quot;color:#676767&quot;&gt;.&lt;/span&gt;DE &lt;span style=&quot;color:#676767&quot;&gt;*&lt;/span&gt; fractal&lt;span style=&quot;color:#676767&quot;&gt;-&amp;gt;&lt;/span&gt;analyticDE&lt;span style=&quot;color:#676767&quot;&gt;.&lt;/span&gt;scale1 &lt;span style=&quot;color:#676767&quot;&gt;+&lt;/span&gt; fractal&lt;span style=&quot;color:#676767&quot;&gt;-&amp;gt;&lt;/span&gt;analyticDE&lt;span style=&quot;color:#676767&quot;&gt;.&lt;/span&gt;offset0&lt;span style=&quot;color:#676767&quot;&gt;;&lt;/span&gt;
  &lt;span style=&quot;color:#676767&quot;&gt;}&lt;/span&gt;

  &lt;span style=&quot;color:#2929cc&quot;&gt;// color added v2.32&lt;/span&gt;
  &lt;span style=&quot;color:#2e8b57; font-weight:bold&quot;&gt;if&lt;/span&gt; &lt;span style=&quot;color:#676767&quot;&gt;(&lt;/span&gt;fractal&lt;span style=&quot;color:#676767&quot;&gt;-&amp;gt;&lt;/span&gt;foldColor&lt;span style=&quot;color:#676767&quot;&gt;.&lt;/span&gt;auxColorEnabledFalse &lt;span style=&quot;color:#676767&quot;&gt;&amp;amp;&amp;amp;&lt;/span&gt; aux&lt;span style=&quot;color:#676767&quot;&gt;.&lt;/span&gt;i &lt;span style=&quot;color:#676767&quot;&gt;&amp;gt;=&lt;/span&gt; fractal&lt;span style=&quot;color:#676767&quot;&gt;-&amp;gt;&lt;/span&gt;foldColor&lt;span style=&quot;color:#676767&quot;&gt;.&lt;/span&gt;startIterationsA
      &lt;span style=&quot;color:#676767&quot;&gt;&amp;amp;&amp;amp;&lt;/span&gt; aux&lt;span style=&quot;color:#676767&quot;&gt;.&lt;/span&gt;i &lt;span style=&quot;color:#676767&quot;&gt;&amp;lt;&lt;/span&gt; fractal&lt;span style=&quot;color:#676767&quot;&gt;-&amp;gt;&lt;/span&gt;foldColor&lt;span style=&quot;color:#676767&quot;&gt;.&lt;/span&gt;stopIterationsA&lt;span style=&quot;color:#676767&quot;&gt;)&lt;/span&gt;
  &lt;span style=&quot;color:#676767&quot;&gt;{&lt;/span&gt;
    &lt;span style=&quot;color:#2e8b57; font-weight:bold&quot;&gt;double&lt;/span&gt; addCol &lt;span style=&quot;color:#676767&quot;&gt;=&lt;/span&gt; &lt;span style=&quot;color:#ff1493&quot;&gt;0.0&lt;/span&gt;f&lt;span style=&quot;color:#676767&quot;&gt;;&lt;/span&gt;
    addCol &lt;span style=&quot;color:#676767&quot;&gt;+=&lt;/span&gt; fractal&lt;span style=&quot;color:#676767&quot;&gt;-&amp;gt;&lt;/span&gt;foldColor&lt;span style=&quot;color:#676767&quot;&gt;.&lt;/span&gt;difs0000&lt;span style=&quot;color:#676767&quot;&gt;.&lt;/span&gt;x &lt;span style=&quot;color:#676767&quot;&gt;*&lt;/span&gt; mde&lt;span style=&quot;color:#676767&quot;&gt;;&lt;/span&gt;
    &lt;span style=&quot;color:#2e8b57; font-weight:bold&quot;&gt;if&lt;/span&gt; &lt;span style=&quot;color:#676767&quot;&gt;(&lt;/span&gt;rr &lt;span style=&quot;color:#676767&quot;&gt;&amp;gt;&lt;/span&gt; fractal&lt;span style=&quot;color:#676767&quot;&gt;-&amp;gt;&lt;/span&gt;mandelbox&lt;span style=&quot;color:#676767&quot;&gt;.&lt;/span&gt;foldingSphericalFixed&lt;span style=&quot;color:#676767&quot;&gt;)&lt;/span&gt; addCol &lt;span style=&quot;color:#676767&quot;&gt;+=&lt;/span&gt; fractal&lt;span style=&quot;color:#676767&quot;&gt;-&amp;gt;&lt;/span&gt;foldColor&lt;span style=&quot;color:#676767&quot;&gt;.&lt;/span&gt;difs0000&lt;span style=&quot;color:#676767&quot;&gt;.&lt;/span&gt;y&lt;span style=&quot;color:#676767&quot;&gt;;&lt;/span&gt;
    &lt;span style=&quot;color:#2e8b57; font-weight:bold&quot;&gt;if&lt;/span&gt; &lt;span style=&quot;color:#676767&quot;&gt;(&lt;/span&gt;rr &lt;span style=&quot;color:#676767&quot;&gt;&amp;lt;&lt;/span&gt; fractal&lt;span style=&quot;color:#676767&quot;&gt;-&amp;gt;&lt;/span&gt;transformCommon&lt;span style=&quot;color:#676767&quot;&gt;.&lt;/span&gt;minR0&lt;span style=&quot;color:#676767&quot;&gt;)&lt;/span&gt; addCol &lt;span style=&quot;color:#676767&quot;&gt;+=&lt;/span&gt; fractal&lt;span style=&quot;color:#676767&quot;&gt;-&amp;gt;&lt;/span&gt;foldColor&lt;span style=&quot;color:#676767&quot;&gt;.&lt;/span&gt;difs0000&lt;span style=&quot;color:#676767&quot;&gt;.&lt;/span&gt;z&lt;span style=&quot;color:#676767&quot;&gt;;&lt;/span&gt;

    aux&lt;span style=&quot;color:#676767&quot;&gt;.&lt;/span&gt;color &lt;span style=&quot;color:#676767&quot;&gt;+=&lt;/span&gt; addCol&lt;span style=&quot;color:#676767&quot;&gt;;&lt;/span&gt;
  &lt;span style=&quot;color:#676767&quot;&gt;}&lt;/span&gt;
&lt;span style=&quot;color:#676767&quot;&gt;}&lt;/span&gt;
&lt;/pre&gt;
&lt;/body&gt;</string>
        </property>
        <property name="wordWrap">
         <bool>true</bool>
        </property>
        <property name="openExternalLinks">
         <bool>true</bool>
        </property>
        <property name="textInteractionFlags">
         <set>Qt::LinksAccessibleByMouse|Qt::TextSelectableByMouse</set>
        </property>
       </widget>
      </item>
     </layout>
    </widget>
   </item>
   <item>
    <spacer name="verticalSpacer">
     <property name="orientation">
      <enum>Qt::Vertical</enum>
     </property>
     <property name="sizeHint" stdset="0">
      <size>
       <width>20</width>
       <height>40</height>
      </size>
     </property>
    </spacer>
   </item>
  </layout>
 </widget>
 <customwidgets>
  <customwidget>
   <class>MyDoubleSpinBox</class>
   <extends>QDoubleSpinBox</extends>
   <header>my_double_spin_box.h</header>
  </customwidget>
  <customwidget>
   <class>MyGroupBox</class>
   <extends>QGroupBox</extends>
   <header>my_group_box.h</header>
   <container>1</container>
  </customwidget>
  <customwidget>
   <class>MyCheckBox</class>
   <extends>QCheckBox</extends>
   <header>my_check_box.h</header>
  </customwidget>
  <customwidget>
   <class>MySpinBox</class>
   <extends>QSpinBox</extends>
   <header>my_spin_box.h</header>
  </customwidget>
 </customwidgets>
 <tabstops>
  <tabstop>spinbox3_mandelbox_offset_x</tabstop>
  <tabstop>spinbox3_mandelbox_offset_y</tabstop>
  <tabstop>spinbox3_mandelbox_offset_z</tabstop>
  <tabstop>spinbox_transf_scale</tabstop>
  <tabstop>spinbox3_transf_addition_constant_x</tabstop>
  <tabstop>spinbox3_transf_addition_constant_y</tabstop>
  <tabstop>spinbox3_transf_addition_constant_z</tabstop>
  <tabstop>groupCheck_info</tabstop>
 </tabstops>
 <resources/>
 <connections/>
</ui>
